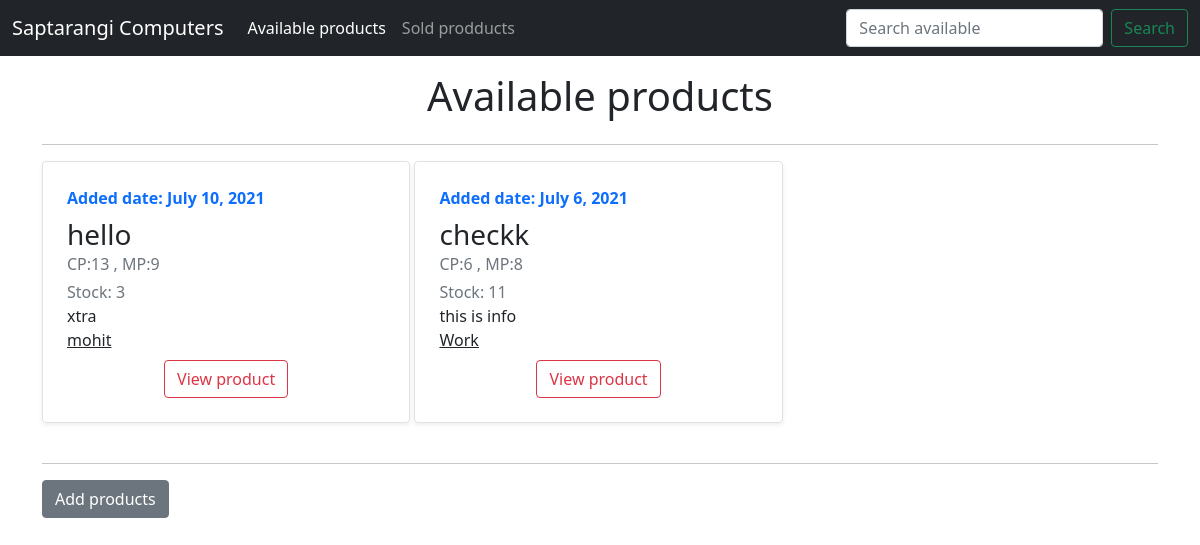
The app's page /home/available-products with its own data.
### home/models.py (models this page shows, shortened)
class Available_product(models.Model):
   sno = models.AutoField(primary_key = True)
   name = models.CharField(max_length = 60)
   added_date = models.DateField()
   cost_price = models.IntegerField()
   marked_price = models.IntegerField()
   stock = models.IntegerField()
   buyed_party = models.CharField(max_length = 200)
   extra_information = models.TextField(default = '')

### home/views.py (the view)
# urls.py: path('available-products' , views.available , name = "available"),
def available(request):
   allproducts = Available_product.objects.all()
   context = {
      'items':allproducts
   }
   return render(request , 'home/available.html' , context)

### templates/home/available.html (shortened to what this page needs)
{% extends 'base.html' %}
{% block available %}active{% endblock available %}
{% block search %}available{% endblock search %}
{% block search1 %}available{% endblock search1 %}
{% block main %}
<div class="container my-3">
   <div style="display:flex;justify-content:center;">
      <h1>Available products</h1>
   </div>
   <hr>
   <div class="items">
      {% for item in items %}
      <div style="width: 33%;display:inline-block;" class="item">
         <div class="row g-0 border rounded overflow-hidden flex-md-row mb-4 shadow-sm h-md-250 position-relative">
            <div class="col p-4 d-flex flex-column position-static">
               <strong class="d-inline-block mb-2 text-primary">Added date: {{item.added_date}}</strong>
               <h3 class="mb-0">{{item.name}}</h3>
               <div class="mb-1 text-muted">CP:{{item.cost_price}} , MP:{{item.marked_price}}</div>
               <p class="text-muted mb-auto">Stock: {{item.stock}}</p>
               {% if item.extra_information|length > 30 %}
               <p class="card-text mb-auto">{{item.extra_information|slice:":30" }}...</p>
               {% else %}
               <p class="card-text mb-auto">{{item.extra_information}}</p>
               {% endif %}
               <a style="text-decoration: underline;">{{item.buyed_party}}</a>
               <div class="mt-2" style="display:flex; justify-content:center; flex-direction:row;">
                  <a href="/home/view-product-{{item.sno}}" class="btn btn-outline-danger">View product</a>
               </div>
            </div>
         </div>
      </div>
      {% endfor %}
   </div>
   <hr>
   <button class="btn btn-secondary" data-bs-toggle="modal" data-bs-target="#addproducts">Add products</button>
</div>
{% endblock main %}

### records on screen
Available_product: added_date "July 10, 2021", name "hello", cost_price "13", marked_price "9", stock "3", extra_information "xtra", buyed_party "mohit"
Available_product: added_date "July 6, 2021", name "checkk", cost_price "6", marked_price "8", stock "11", extra_information "this is info", buyed_party "Work"
